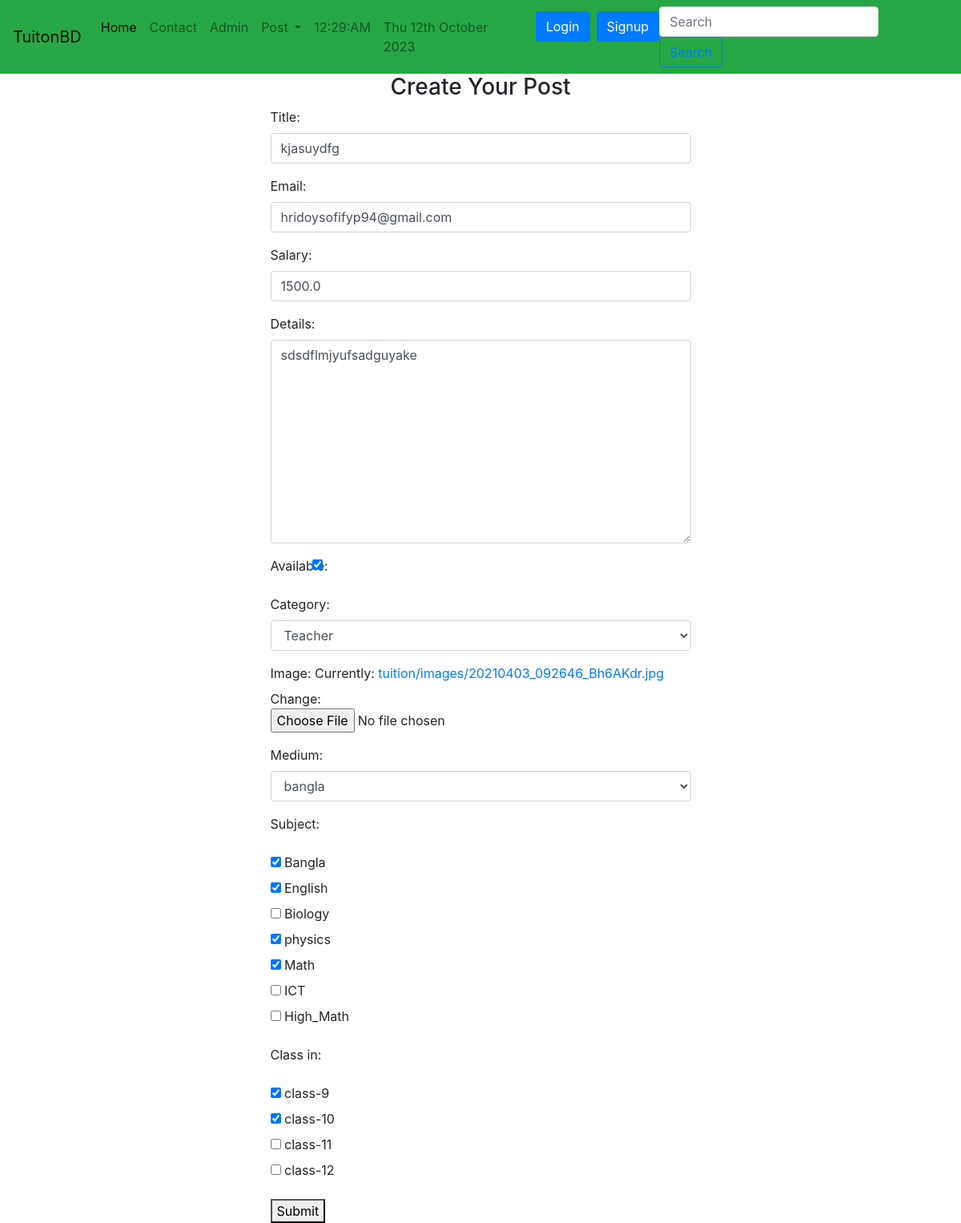
The app's page /tuition_App/edit/34/, older data.
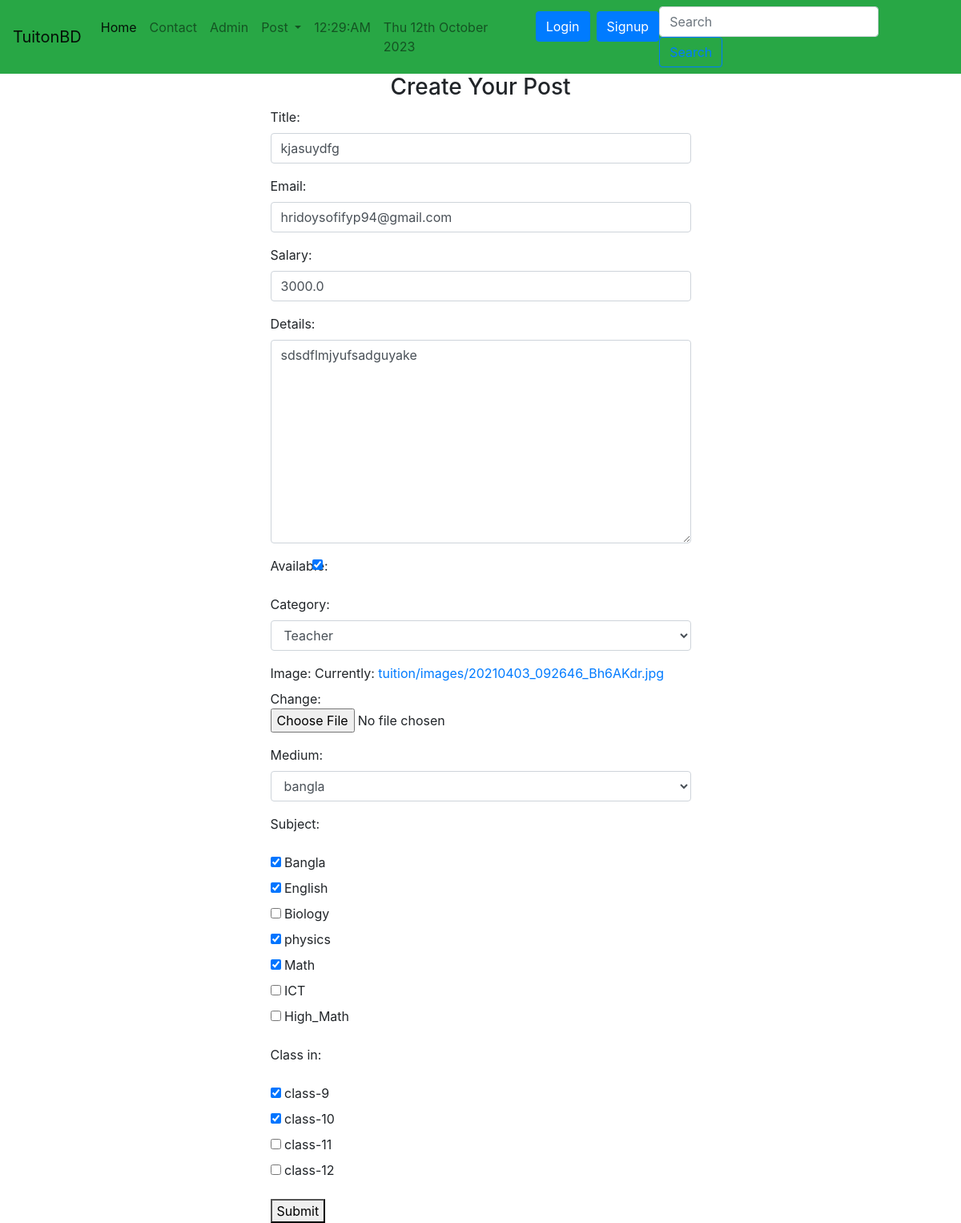
The same page, newer data.
### tuition_App/models.py (models this page shows, shortened)
class Post(models.Model):
    CATEGORY = (
        ("Teacher", "Teacher"),
        ("Student", "Student"),
    )
    MEDIUM = (
        ("bangla", "bangla"),
        ("English", "English"),
        ("Urdu", "Urdu"),
        ("Hindi", "Hindi"),
        ("Arabic", "Arabic"),
    )
    user = models.ForeignKey(User, on_delete=models.CASCADE, blank=True, null=True)
    id = models.AutoField(primary_key=True)
    title = models.CharField(max_length=101)
    slug = models.CharField(max_length=100, default=title)
    email = models.EmailField()
    salary = models.FloatField()
    details = models.TextField()
    available = models.BooleanField()
    category = models.CharField(max_length=100, choices=CATEGORY)
    created_at = models.DateTimeField(default=now)
    image = models.ImageField(default="default.jpg", upload_to="tuition/images")
    medium = MultiSelectField(
        max_length=100, max_choices=5, choices=MEDIUM, default="bangla"
    )
    subject = models.ManyToManyField(Subject, related_name="subject_set")
    class_in = models.ManyToManyField(Class_in, related_name="class_set")
    likes = models.ManyToManyField(User, related_name="post_likes")
    views = models.ManyToManyField(User, related_name="post_views")
    objects = models.Manager()
    items = PostManager()

### tuition_App/views.py (the view, shortened to what this page needs)
# urls.py: path("edit/<int:pk>/", PostEditView.as_view(), name="edit"),
class PostEditView(UpdateView):
    model = Post
    form_class = PostForm
    template_name = "tuition/postcreate.html"

### tuition_App/forms.py
class PostForm(forms.ModelForm):
    class Meta:
        model = Post
        exclude = ["user", "id", "created_at", "slug", "likes", "views"]
        widgets = {
            "class_in": forms.CheckboxSelectMultiple(
                attrs={
                    "multiple": True,
                }
            ),
            "subject": forms.CheckboxSelectMultiple(
                attrs={
                    "multiple": True,
                }
            ),
        }

### tuition_App/models.py (called while the page is built)
    def __str__(self):
        return self.name

    def __str__(self):
        return self.name

### templates/tuition/postcreate.html (shortened to what this page needs)
{% extends 'basic.html' %}
{% block body %}
{% load crispy_forms_tags %}
<div class="container">
    <div class="col-md-6 offset-md-3">
        <h3 class="text-center"> Create Your Post</h3>
        <form method="post" enctype="multipart/form-data">
            {{form.as_p}}
            <button type="submit">Submit</button>
        </form>
    </div>
</div>
{% endblock body %}

Row changes from the older to the newer data that the page shows:
changed Post "kjasuydfg": salary "1500.0" → "3000.0"
